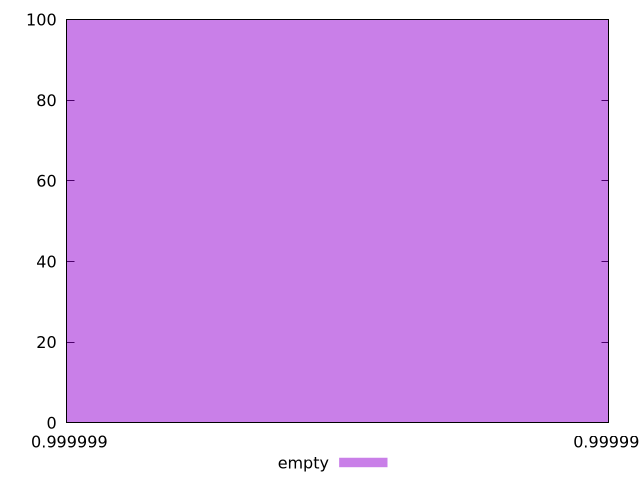

The script that saved this image:
$_empty <<EOF
0.9999993380488859 100
EOF
set key outside below
set terminal pngcairo
set output "report_00005_2020-11-02T22-26-11.212Z/estimated-input-latency/empty//hist.png"
set yrange [0:100]
set boxwidth 4.323062270729413e-16
set style fill transparent solid 0.5 noborder
plot $_empty title "empty" with boxes ,
